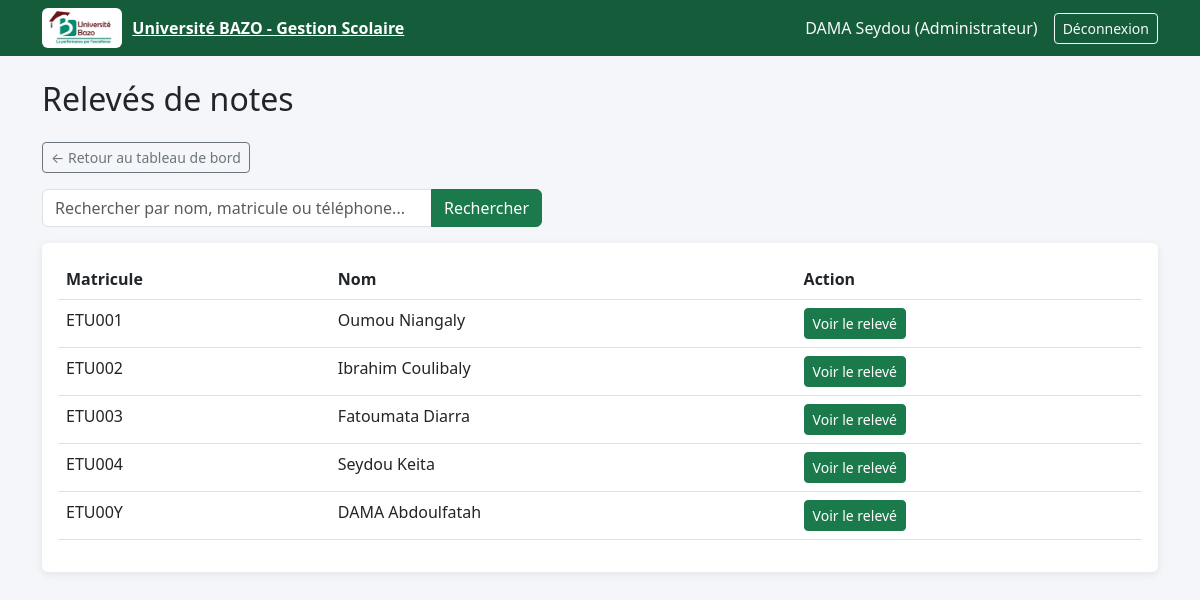
The page /cours/releve/ (signed in) on the database its author committed.
### utilisateurs/models.py (models this page shows, shortened)
class Utilisateur(AbstractUser):
    ROLE_CHOICES = (
        ('etudiant', 'Étudiant'),
        ('enseignant', 'Enseignant'),
        ('admin', 'Administrateur'),
        ('caissier', 'Caissier'),
    )
    role = models.CharField(max_length=20, choices=ROLE_CHOICES)
    telephone = models.CharField(max_length=20, blank=True, null=True)

class Etudiant(models.Model):
    utilisateur = models.OneToOneField(
        Utilisateur,
        on_delete=models.CASCADE,
        related_name='profil_etudiant'
    )
    matricule = models.CharField(max_length=20, unique=True)
    date_naissance = models.DateField(blank=True, null=True)
    lieu_naissance = models.CharField(max_length=100, blank=True, null=True)
    telephone_parent = models.CharField(
        max_length=8,
        blank=True,
        null=True,
        validators=[validateur_telephone],
        verbose_name="Téléphone du parent/tuteur (contact d'urgence)"
    )

### cours/views.py (the view, shortened to what this page needs)
# urls.py: path('releve/', views.liste_etudiants_releve_view, name='liste_etudiants_releve'),
@login_required
def liste_etudiants_releve_view(request):
    if request.user.role != 'admin':
        return redirect('redirection_dashboard')
    recherche = request.GET.get('q', '').strip()
    etudiants = Etudiant.objects.select_related('utilisateur').all()
    return render(request, 'cours/liste_etudiants_releve.html', {
        'etudiants': etudiants,
        'recherche': recherche
    })

### templates/cours/liste_etudiants_releve.html (shortened to what this page needs)
{% extends 'base.html' %}
{% block content %}
<h2 class="mb-4">Relevés de notes</h2>
<a href="{% url 'dashboard_admin' %}" class="btn btn-outline-secondary btn-sm mb-3">&larr; Retour au tableau de bord</a>
<form method="get" class="mb-3">
    <div class="input-group" style="max-width: 500px;">
        <input type="text" name="q" class="form-control" placeholder="Rechercher par nom, matricule ou téléphone..." value="{{ recherche }}">
        <button type="submit" class="btn btn-primary">Rechercher</button>
    </div>
</form>
<div class="card p-3">
    {% if etudiants %}
    <table class="table table-hover">
        <thead>
            <tr>
                <th>Matricule</th>
                <th>Nom</th>
                <th>Action</th>
            </tr>
        </thead>
        <tbody>
            {% for etudiant in etudiants %}
            <tr>
                <td>{{ etudiant.matricule }}</td>
                <td>{{ etudiant.utilisateur.first_name }} {{ etudiant.utilisateur.last_name }}</td>
                <td>
                    <a href="{% url 'releve_notes' etudiant.id %}" class="btn btn-primary btn-sm">Voir le relevé</a>
                </td>
            </tr>
            {% endfor %}
        </tbody>
    </table>
    {% else %}
    <p class="text-muted mb-0">Aucun étudiant trouvé.</p>
    {% endif %}
</div>
{% endblock %}

### templates/base.html (shortened to what this page needs)
{% load static %}
<!DOCTYPE html>
<html lang="fr">
<head>
    <link href="https://cdn.jsdelivr.net/npm/bootstrap@5.3.0/dist/css/bootstrap.min.css" rel="stylesheet">
</head>
<body>
    {% if user.is_authenticated %}
    <nav class="navbar navbar-expand-lg navbar-dark navbar-bazo">
        <div class="container">
            <a class="navbar-brand-bazo" href="{% url 'redirection_dashboard' %}">
                <img src="{% static 'images/logo_bazo.jpeg' %}" alt="Logo Université BAZO">
                <span>Université BAZO - Gestion Scolaire</span>
            </a>
            <div class="d-flex align-items-center">
                <span class="text-light me-3">
                    {{ user.first_name }} {{ user.last_name }} ({{ user.get_role_display }})
                </span>
                <a href="{% url 'logout' %}" class="btn btn-outline-light btn-sm">Déconnexion</a>
            </div>
        </div>
    </nav>
    {% endif %}
    <div class="container mt-4">
        {% block content %}
        {% endblock %}
    </div>
</body>
</html>

### templates/base.html (style rules this page uses)
:root { --bazo-green: #1B7A4C; --bazo-green-dark: #145c3a; --bazo-red: #7A1F2B; }
body { background-color: #f4f6f9; }
.navbar-bazo { background-color: var(--bazo-green-dark); }
.navbar-brand-bazo { display: flex; align-items: center; gap: 10px; font-weight: bold; color: white; }
.navbar-brand-bazo img { height: 40px; border-radius: 6px; background: white; padding: 3px; }
.card { border: none; box-shadow: 0 2px 8px rgba(0,0,0,0.08); }
.btn-primary { background-color: var(--bazo-green); border-color: var(--bazo-green); }
a { color: var(--bazo-green-dark); }

### rows shown on the page
Utilisateur: first_name "DAMA", last_name "Seydou", role "Administrateur"
Etudiant: matricule "ETU001", utilisateur.first_name "Oumou", utilisateur.last_name "Niangaly"
Etudiant: matricule "ETU002", utilisateur.first_name "Ibrahim", utilisateur.last_name "Coulibaly"
Etudiant: matricule "ETU003", utilisateur.first_name "Fatoumata", utilisateur.last_name "Diarra"
Etudiant: matricule "ETU004", utilisateur.first_name "Seydou", utilisateur.last_name "Keita"
Etudiant: matricule "ETU00Y", utilisateur.first_name "DAMA", utilisateur.last_name "Abdoulfatah"
